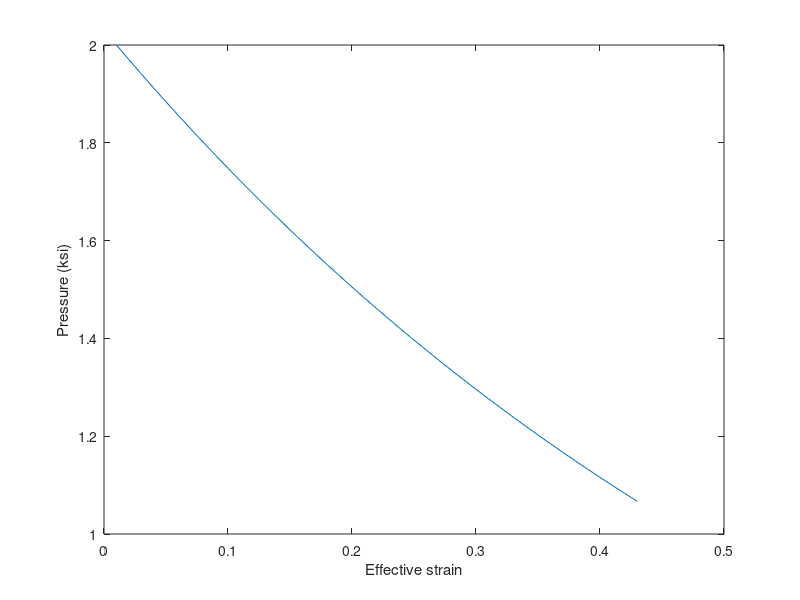

Recreate this plot in MATLAB.
clear all;
clc;

%initial conditions
p = 2;  %pressure
r = 20; %radius of the sphere
t = 1;  %thickness of sphere wall r/t = 20

%initialization of strain tensor
e_1 = 0;    
e_2 = 0;
e_3 = 0;

curr_e_eff = 0;     %storing the effective strain after some interations

dummy = 1;      %so that we can exit the while loop
i = 1;    %number of steps taken to reach convergence

while dummy == 1
    r_by_t = r/t;   
    s1 = 0.5*p*r_by_t;      %stress calculations
    s2 = s1;
    s3 = 0;
    
    s_eff = sqrt(0.5*(s1^2+s2^2+s3^2));  %effective stress at current pressure
    e_eff = (s_eff/25)^4;           %expected effective strain as by Holloman's equation
 
    if curr_e_eff/e_eff < 0.99     %check if the current set of strains or the effective strain is consistent with the consititutive equation 
        d_e_eff = 0.01;        % assignment of very small del_strain_eff - smaller it is, better it is. we assume here that stresses do not change if strains change by 0.01 or 1%
    else
        dummy = 0;              %i.e., if we are already very close to the expected effective strain for the given stress values
    end
    
    d_e_1 = (s1-0.5*(s2+s3))*d_e_eff/s_eff;      % Levy-Mises equations in differential form
    d_e_2 = d_e_1;
    d_e_3 = -(d_e_1+d_e_2);
    
    e_1 = e_1 + d_e_1;          %updating strains
    e_2 = e_2 + d_e_2;
    e_3 = e_3 + d_e_3;
    curr_e_eff = sqrt(2/3*(e_1^2+e_2^2+e_3^2)); %calculating current effective strain 
    
    %recording current data for plots
    P(i) = p;
    E_eff(i) = curr_e_eff;
    S_eff(i) = s_eff;
    
    %updating radius and thickness of sphere and pressure (assuming
    %product of pressure and volume, i.e. PV, remains constant
    r = r*(1+d_e_1);
    t = t*(1+d_e_3);
    p = p/(1+d_e_1)^3;
    
    i = i + 1;  %increase counter
end

plot(E_eff, P);
xlabel('Effective strain');
ylabel('Pressure (ksi)');

disp('Value of effective strain is: '); disp(curr_e_eff);
disp ('Strain tensor in principle axes is : '); disp([e_1 e_2 e_3]);